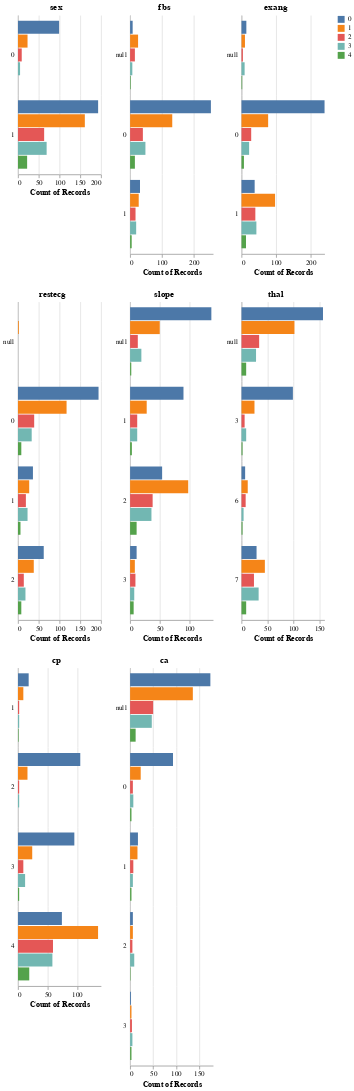

Notebook code for this chart:
### Code cell
aly.dist(train_df, dtype = 'object', color = 'label')
